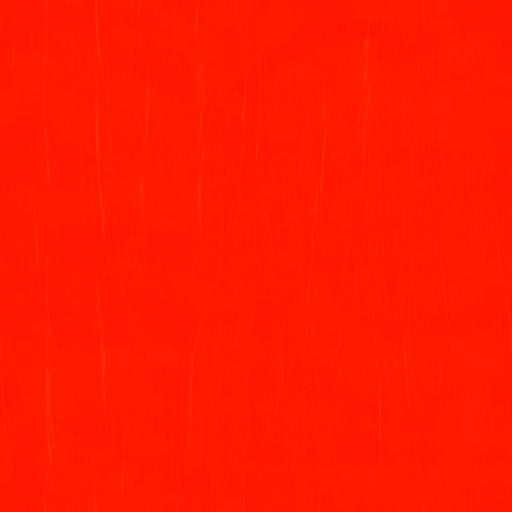
#> input picture mgstudio-engine/assets/models/MixedLightingExample/SheenChairBaseColor.jpg, 512 x 512 px
$ python p0_visual_compare.py --baseline ../assets/models/MixedLightingExample/SheenChairBaseColor.jpg --actual ../assets/models/MixedLightingExample/SheenChairFabricNormal.jpg
#> lines starting #> are read from the running program, lines starting #| are printed output that depends on the picture
#!/usr/bin/env python3
# Copyright 2025 International Digital Economy Academy
#
# Licensed under the Apache License, Version 2.0 (the "License");
# you may not use this file except in compliance with the License.
# You may obtain a copy of the License at
#
#     http://www.apache.org/licenses/LICENSE-2.0
#
# Unless required by applicable law or agreed to in writing, software
# distributed under the License is distributed on an "AS IS" BASIS,
# WITHOUT WARRANTIES OR CONDITIONS OF ANY KIND, either express or implied.
# See the License for the specific language governing permissions and
# limitations under the License.

from __future__ import annotations

import argparse
import json
import sys
from pathlib import Path

try:
    from PIL import Image
    from PIL import ImageChops
    from PIL import ImageStat
except Exception as exc:  # pragma: no cover - runtime dependency check
    print(
        "[compare] Pillow is required. Install with: python3 -m pip install Pillow",
        file=sys.stderr,
    )
    print(f"[compare] import error: {exc}", file=sys.stderr)
    sys.exit(4)


def parse_args() -> argparse.Namespace:
    parser = argparse.ArgumentParser(description="Compare two PNG images for parity gates.")
    parser.add_argument("--baseline", required=True, type=Path, help="Baseline PNG path")
    parser.add_argument("--actual", required=True, type=Path, help="Actual PNG path")
    parser.add_argument(
        "--report",
        required=False,
        type=Path,
        help="Optional JSON report output path",
    )
    parser.add_argument(
        "--pixel-delta-threshold",
        required=False,
        type=int,
        default=10,
        help="Per-pixel max channel diff threshold (0..255) for changed-pixel counting",
    )
    parser.add_argument(
        "--max-mean-abs",
        required=False,
        type=float,
        default=6.0,
        help="Maximum allowed mean absolute difference over RGB channels",
    )
    parser.add_argument(
        "--max-changed-ratio",
        required=False,
        type=float,
        default=0.08,
        help="Maximum allowed changed-pixel ratio (0..1)",
    )
    return parser.parse_args()


def main() -> int:
    args = parse_args()

    if not args.baseline.is_file():
        print(f"[compare] baseline not found: {args.baseline}", file=sys.stderr)
        return 2
    if not args.actual.is_file():
        print(f"[compare] actual image not found: {args.actual}", file=sys.stderr)
        return 2

    baseline = Image.open(args.baseline).convert("RGB")
#> baseline is the input picture: PIL image 512x512 RGB; mean R, G, B 254.5, 25.1, 0.4
    actual = Image.open(args.actual).convert("RGB")
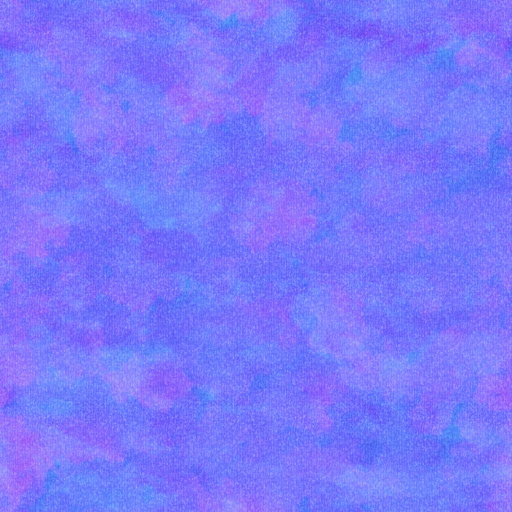
#> input picture mgstudio-engine/assets/models/MixedLightingExample/SheenChairFabricNormal.jpg, 1024 x 1024 px (shown at 1/2 size)
#> actual is the input picture: PIL image 1024x1024 RGB; mean R, G, B 121.8, 120.1, 250.1
    if actual.size != baseline.size:
        actual = actual.resize(baseline.size, resample=Image.Resampling.BILINEAR)
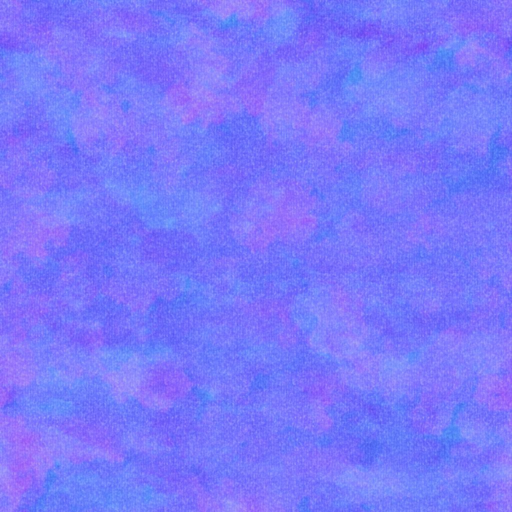
#> actual: PIL image 512x512 RGB; mean R, G, B 122, 120.3, 250.2

    diff = ImageChops.difference(baseline, actual)
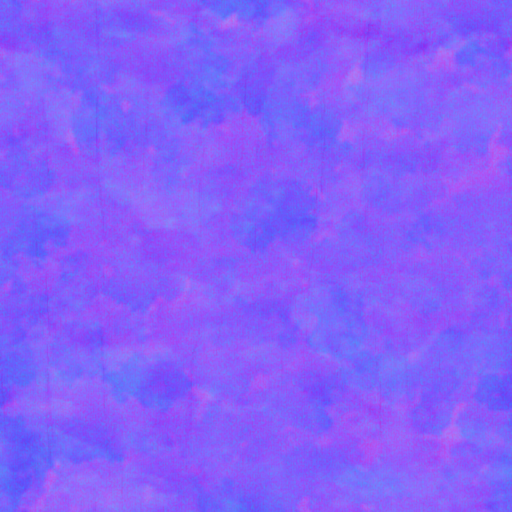
#> diff: PIL image 512x512 RGB; mean R, G, B 132.6, 95.2, 249.8
    stat = ImageStat.Stat(diff)
    mean_abs = sum(stat.mean) / float(len(stat.mean))
#> mean_abs = 159.2
    max_abs = max(stat.extrema[0][1], stat.extrema[1][1], stat.extrema[2][1])
#> max_abs = 255

    changed = 0
    total = baseline.size[0] * baseline.size[1]
#> total = 262144
    for r, g, b in diff.getdata():
        if max(r, g, b) > args.pixel_delta_threshold:
            changed += 1
#> this loop made 262144 passes
#> (r, g, b) on passes 1 to 12: (118, 99, 252), (119, 98, 250), (124, 95, 247), (107, 113, 255), (110, 112, 251), (109, 116, 252), (112, 114, 250), (118, 106, 247), (125, 94, 247), (122, 95, 249), (101, 110, 255), (110, 97, 251)
#> after the loop, changed = 262144
    changed_ratio = changed / float(total)
#> changed_ratio = 1

    pass_mean = mean_abs <= args.max_mean_abs
#> pass_mean = False
    pass_ratio = changed_ratio <= args.max_changed_ratio
#> pass_ratio = False
    passed = pass_mean and pass_ratio
#> passed = False

    report = {
        "baseline": str(args.baseline),
        "actual": str(args.actual),
        "size": {"width": baseline.size[0], "height": baseline.size[1]},
        "metrics": {
            "mean_abs_rgb": mean_abs,
            "max_abs_rgb": max_abs,
            "changed_ratio": changed_ratio,
            "changed_pixels": changed,
            "total_pixels": total,
            "pixel_delta_threshold": args.pixel_delta_threshold,
        },
        "thresholds": {
            "max_mean_abs": args.max_mean_abs,
            "max_changed_ratio": args.max_changed_ratio,
        },
        "passed": passed,
    }

    if args.report is not None:
        args.report.parent.mkdir(parents=True, exist_ok=True)
        args.report.write_text(json.dumps(report, indent=2) + "\n", encoding="utf-8")

    print(json.dumps(report, indent=2))
#> (printed output is left out)
    return 0 if passed else 1


if __name__ == "__main__":
#> (the run stopped early here; a loop or call above may not have finished)
